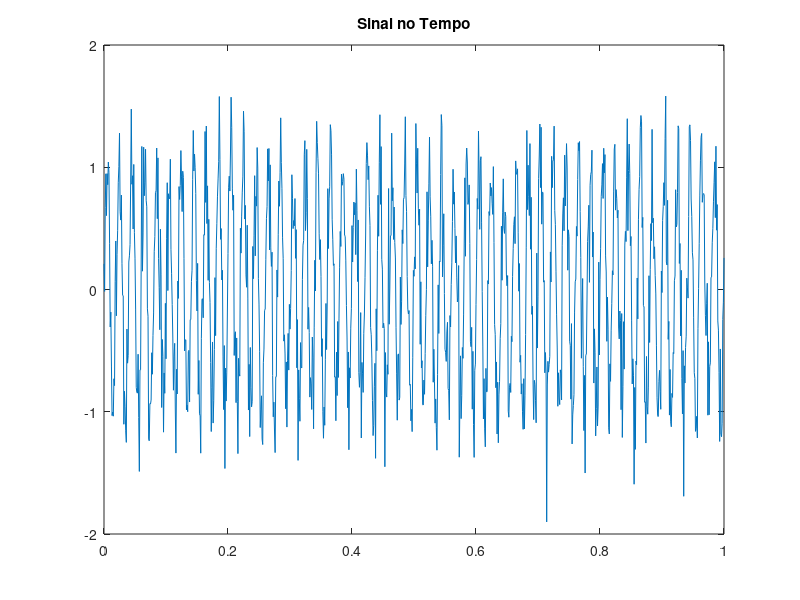
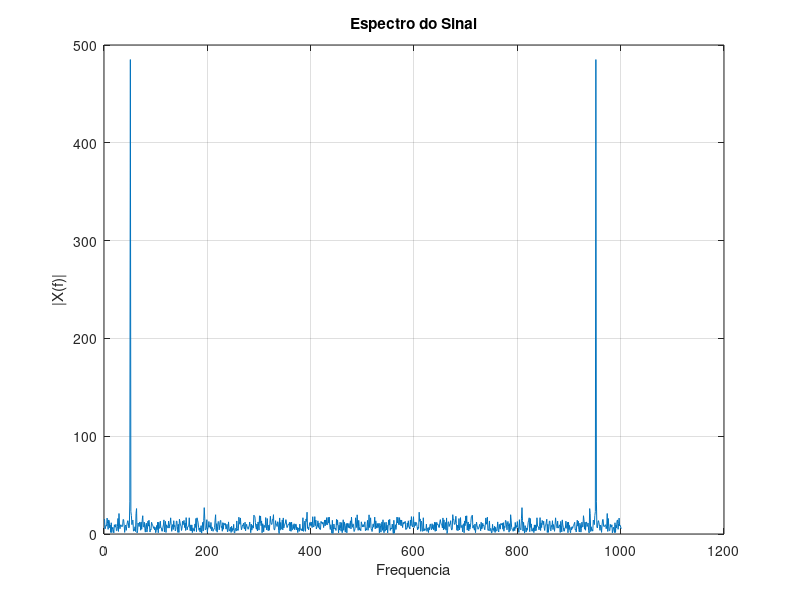

Write MATLAB code to recreate these figures, in order.
clc;
clear;
close all;

Fs = 1000;

t = 0:1/Fs:1;

x = sin(2*pi*50*t) + 0.3*randn(size(t));

figure;
plot(t,x);

title('Sinal no Tempo');

X = fft(x);

figure;
plot(abs(X));

title('Espectro do Sinal');
xlabel('Frequencia');
ylabel('|X(f)|');
grid on;
